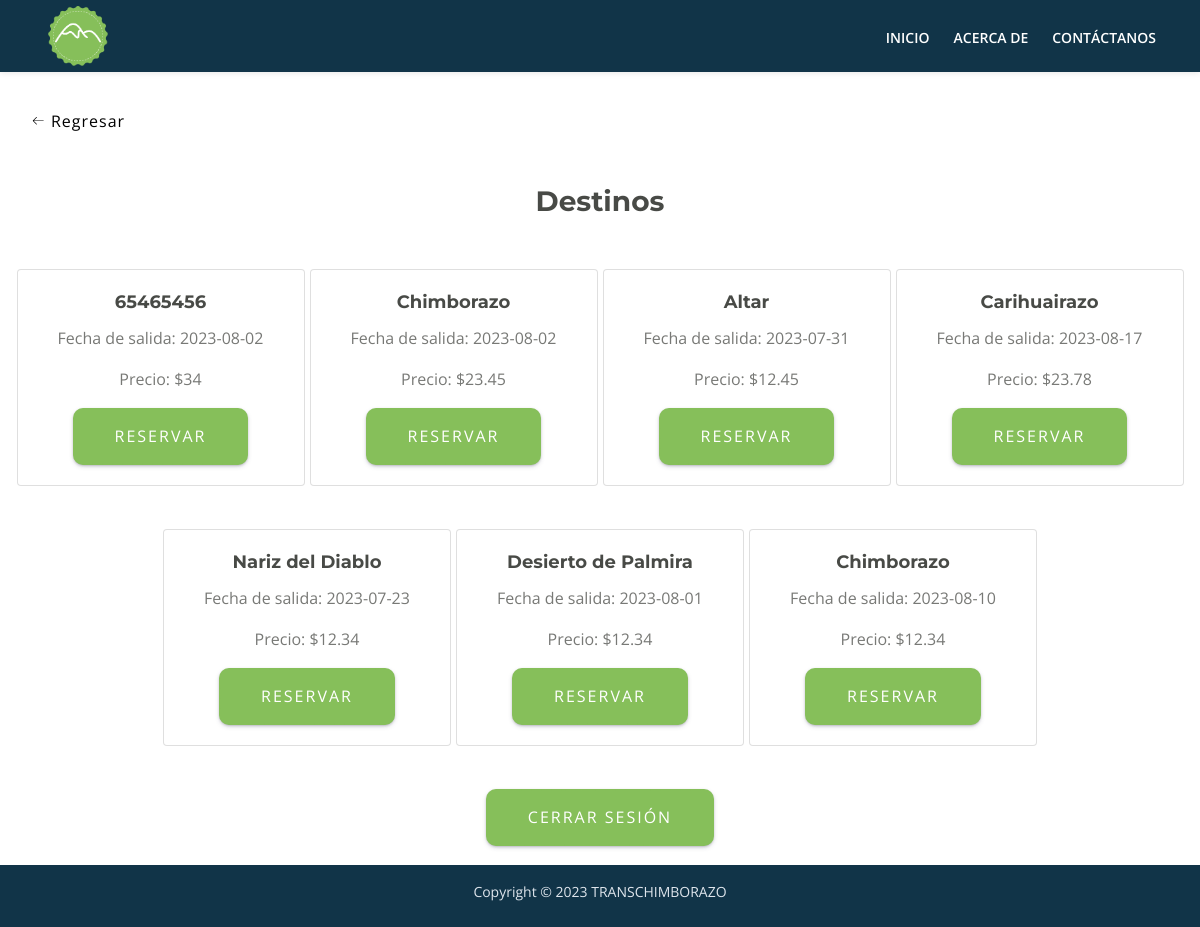
Page /Proyecto/Vista/viajes_list.php?ced=0850106188 on the committed database.
### tables this page shows
CREATE TABLE Viaje(
    id_viaje INT PRIMARY KEY AUTO_INCREMENT,
    lugar_origen VARCHAR(20),
    lugar_destino VARCHAR(20),
    fecha DATE,
    hora TIME,
    precio FLOAT,
    placa VARCHAR(8),
    FOREIGN KEY (placa) REFERENCES Transporte(placa)
);

### Proyecto/Modelo/mostrar_viajes.php (called while the page is built)
<?php
include('../Config/conexion.php');
$sql = 'SELECT * FROM Viaje';
$res = mysqli_query($conexion, $sql);
?>

### Proyecto/Vista/viajes_list.php (the view, shortened to what this page needs)
<?php
include('../Config/conexion.php');
$us = $_GET['ced'];
$sql = "SELECT correo FROM Usuario WHERE cedula = $us";
$res = mysqli_query($conexion, $sql);
$est = $res->fetch_assoc();
$correo = $est['correo'];
?>
<!DOCTYPE html>
<html lang="en">
<head>
    <link href="../../CSS/bootstrap.css" rel="stylesheet">
    <link href="../../CSS/fontawesome-all.css" rel="stylesheet">
    <link href="../../CSS/swiper.css" rel="stylesheet">
    <link href="../../CSS/magnific-popup.css" rel="stylesheet">
    <link href="../../CSS/styles.css" rel="stylesheet">
    <link href="../../CSS/Estilos.css" rel="stylesheet">
</head>
<body>
    <br>
    <a href="../Vista/user.php?value=<?php echo $correo ?>">
        <button class="btnBack">
            <span>Regresar</span>
        </button>
    </a>
    <div class="content">
        <div class="title">
            <h2>Destinos</h2>
        </div>
        <?php
        include('../Modelo/mostrar_viajes.php');
        while ($viaj = $res->fetch_assoc()) {
            ?>
            <div class="card" style="width: 18rem;">
                <div class="card-body">
                    <h5 class="card-title">
                        <?php echo $viaj['lugar_destino'] ?>
                    </h5>
                    <p class="card-text">
                        <?php echo "Fecha de salida: ";
                        echo $viaj['fecha'] ?>
                    </p>
                    <p class="card-text">
                        <?php echo "Precio: $";
                        echo $viaj['precio'] ?>
                    </p>
                    <a href="../Vista/viaje.php?ced=<?php echo $us; ?>&id_viaje=<?php echo $viaj['id_viaje']; ?>"><button
                            class="btnAdmin">Reservar</button></a>
                </div>
            </div>
            <?php
        }
        ?>
        <div style="width:100%">
            <a href="../../index.html">
                <button class="btnAdmin">Cerrar Sesión</button>
            </a>
        </div>
    </div>
</body>
</html>

### CSS/styles.css (style rules this page uses)
* { margin: 0; text-decoration: none !important; }
body, html { width: 100%; height: 100%; }
body, p { color: #787976; font: 400 1rem/1.5625rem "Open Sans", sans-serif; }
.p-small { font: 400 0.875rem/1.375rem "Open Sans", sans-serif; }
h2 { color: #484a46; font: 700 1.75rem/2.125rem "Montserrat", sans-serif; }
h5 { color: #484a46; font: 700 1.125rem/1.5rem "Montserrat", sans-serif; }
a { color: #787976; text-decoration: underline; }
.copyright { padding-top: 1rem; padding-bottom: 0.5rem; background-color: #113448; text-align: center; }
.copyright p, .copyright a { color: #dfe5ec; text-decoration: none; }
.content { padding-top: 20px; display: flex; flex-wrap: wrap; text-align: center; gap: 5px; text-decoration: none; align-items: center; justify-content: center; color: #fff; height: 90vh; }
.title { width: 100%; }
.card { transition: 0.3s; }
.navbar-customMenu { box-shadow: none; padding: 0.25rem 2rem 2rem 3rem; }
.navbar-customMenu .navbar-nav { margin-top: 0; margin-bottom: 0; }
.navbar-customMenu .nav-item .nav-link { padding: 0.25rem 0.75rem 0.25rem 0.75rem; }
.navbar-customMenu { padding-top: 0.375rem; padding-bottom: 0.375rem; background-color: #113448; box-shadow: 0 0.0625rem 0.375rem 0 rgba(0, 0, 0, 0.1); font: 600 0.875rem/0.875rem "Open Sans", sans-serif; transition: all 0.2s; }
.navbar-customMenu .navbar-nav { margin-top: 0.75rem; margin-bottom: 0.5rem; }
.navbar-customMenu .nav-item .nav-link { padding: 0.625rem 0.75rem 0.625rem 0.75rem; color: #fff; text-decoration: none; transition: all 0.2s ease; }

### CSS/Estilos.css (style rules this page uses)
.btnAdmin { background-color: #86bf5a; padding: 14px 40px; color: #fff; text-transform: uppercase; letter-spacing: 2px; cursor: pointer; border-radius: 10px; border: 2px dashed #86bf5a; box-shadow: rgba(50, 50, 93, 0.25) 0px 2px 5px -1px, rgba(0, 0, 0, 0.3) 0px 1px 3px -1px; transition: 0.4s; }
.btnBack { display: flex; height: 3em; width: 150px; align-items: center; justify-content: center; background-color: #eeeeee4b; border-radius: 3px; letter-spacing: 1px; transition: all 0.2s linear; cursor: pointer; border: none; background: #fff; }
.btnBack>svg { margin-right: 5px; margin-left: 5px; font-size: 20px; transition: all 0.4s ease-in; }

### rows in the picture
viaje: lugar_destino "65465456", fecha "2023-08-02", precio "34"
viaje: lugar_destino "Chimborazo", fecha "2023-08-02", precio "23.45"
viaje: lugar_destino "Altar", fecha "2023-07-31", precio "12.45"
viaje: lugar_destino "Carihuairazo", fecha "2023-08-17", precio "23.78"
viaje: lugar_destino "Nariz del Diablo", fecha "2023-07-23", precio "12.34"
viaje: lugar_destino "Desierto de Palmira", fecha "2023-08-01", precio "12.34"
viaje: lugar_destino "Chimborazo", fecha "2023-08-10", precio "12.34"
